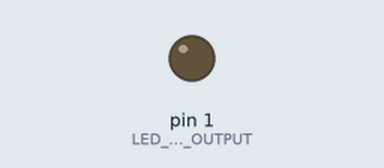
Bench run of a sketch on a simulated Arduino Uno, built with avr-gcc and run on an emulated ATmega328P. On the bench: output pins drawn as LEDs (lit = HIGH). Random numbers use the default seed unless the sketch sets one.

Above: at 0.1 s.
At 39.6 s:
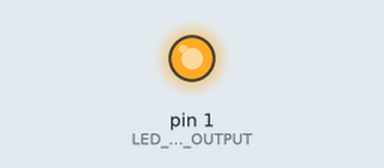
Timing chart, 0 to 40.0 s (numbered marks = the images above):
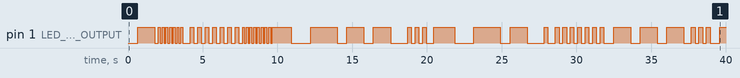

The sketch:

ArcadeLEDStrip.ino
```cpp
#include <Arduino.h>
#include <Metro.h>

#define LED_DRIVE_OUTPUT  1

typedef enum {
  slowFlashSingle = 0,
  slowFlashMultiple,
  slowFlashRandom,
  fastFlashSingle,
  fastFlashMultiple,
  fastFlashRandom,
  fadeOnFadeOff,
  fadeOnFastOff,
  fastOnFadeOff,
  determineNextPattern
} ledPattern_t;

typedef enum {
  fadeOn = 0,
  fadeOff,
  fastOn,
  fastOff,
  multipleFlash,
  holdDelay
} subLedPattern_t;

typedef enum {
  patternNotYetRunning = 0,
  patternRunning,
  patternDone
} patternHandlerState_t;

patternHandlerState_t flashHandler(byte flashCount, byte *outputState);
patternHandlerState_t fadeOnHandler(byte *outputState);
patternHandlerState_t fastOnHandler(byte *outputState);
patternHandlerState_t fadeOffHandler(byte *outputState);
patternHandlerState_t fastOffHandler(byte *outputState);

Metro slowTimer = Metro(250);
Metro fastTimer = Metro(125);
Metro fadeTimer = Metro(5);
Metro holdTimer = Metro(500);

patternHandlerState_t flashHandler(byte flashCount, byte *outputState) {
  static patternHandlerState_t patternHandlerState = patternNotYetRunning;
  static byte currentFlashCount = 0;
  static boolean intermediateCycle = false;

  if (patternNotYetRunning == patternHandlerState) {
    currentFlashCount = 0;
    intermediateCycle = false;
    patternHandlerState = patternRunning;
  }
  else if (patternRunning == patternHandlerState) {
    if ((currentFlashCount < flashCount) && (false == intermediateCycle)) {
      intermediateCycle = true;
      *outputState = 255;
    }
    else if ((currentFlashCount < flashCount) && (true == intermediateCycle)) {
      intermediateCycle = false;
      currentFlashCount++;
      *outputState = 0;
    }
  }

  if (currentFlashCount == flashCount) {
    patternHandlerState = patternDone;
  }

  if (patternDone == patternHandlerState) {
    patternHandlerState = patternNotYetRunning;
    return (patternDone);
  }

  return (patternHandlerState);
}

patternHandlerState_t fadeOnHandler(byte *outputState) {
  static patternHandlerState_t patternHandlerState = patternNotYetRunning;
  static byte currentOutputState = 0;

  if (patternNotYetRunning == patternHandlerState) {
    currentOutputState = 0;
    *outputState = 0;
    patternHandlerState = patternRunning;
  }
  else if (patternRunning == patternHandlerState) {
    if (255 == ++currentOutputState) {
      patternHandlerState = patternDone;
    }
    *outputState = currentOutputState;
  }

  if (patternDone == patternHandlerState) {
    patternHandlerState = patternNotYetRunning;
    return (patternDone);
  }

  return (patternHandlerState);
}

patternHandlerState_t fastOnHandler(byte *outputState) {
  static patternHandlerState_t patternHandlerState = patternNotYetRunning;

  if (patternNotYetRunning == patternHandlerState) {
    *outputState = 255;
    patternHandlerState = patternDone;
  }

  if (patternDone == patternHandlerState) {
    patternHandlerState = patternNotYetRunning;
    return (patternDone);
  }

  return (patternHandlerState);
}

patternHandlerState_t fadeOffHandler(byte *outputState) {
  static patternHandlerState_t patternHandlerState = patternNotYetRunning;
  static byte currentOutputState = 0;

  if (patternNotYetRunning == patternHandlerState) {
    currentOutputState = 255;
    *outputState = 255;
    patternHandlerState = patternRunning;
  }
  else if (patternRunning == patternHandlerState) {
    if (0 == --currentOutputState) {
      patternHandlerState = patternDone;
    }
    *outputState = currentOutputState;
  }

  if (patternDone == patternHandlerState) {
    patternHandlerState = patternNotYetRunning;
    return (patternDone);
  }

  return (patternHandlerState);
}

patternHandlerState_t fastOffHandler(byte *outputState) {
  static patternHandlerState_t patternHandlerState = patternNotYetRunning;

  if (patternNotYetRunning == patternHandlerState) {
    *outputState = 0;
    patternHandlerState = patternDone;
  }

  if (patternDone == patternHandlerState) {
    patternHandlerState = patternNotYetRunning;
    return (patternDone);
  }

  return (patternHandlerState);
}

void setup() {
  pinMode(LED_DRIVE_OUTPUT, OUTPUT);
}

void loop() {
  ledPattern_t ledPattern = determineNextPattern;
  subLedPattern_t subLedPattern = fadeOn;
  byte ledDriveValue = 0, previousLedDriveValue = 0, randomFlashCount;
  int i;

  randomFlashCount = random() % 16;

  while (1) {
    switch (ledPattern) {
      case (slowFlashSingle):
        if (slowTimer.check()) {
          if (patternDone == flashHandler(1, &ledDriveValue)) {
            ledPattern = determineNextPattern;
          }
        }
        break;

      case (slowFlashMultiple):
        if (slowTimer.check()) {
          if (patternDone == flashHandler(3, &ledDriveValue)) {
            ledPattern = determineNextPattern;
          }
        }
        break;

      case (slowFlashRandom):
        if (slowTimer.check()) {
          if (patternDone == flashHandler(randomFlashCount, &ledDriveValue)) {
            ledPattern = determineNextPattern;
          }
        }
        break;

      case (fastFlashSingle):
       if (fastTimer.check()) {
          if (patternDone == flashHandler(1, &ledDriveValue)) {
            ledPattern = determineNextPattern;
          }
        }
        break;

      case (fastFlashMultiple):
        if (fastTimer.check()) {
          if (patternDone == flashHandler(9, &ledDriveValue)) {
            ledPattern = determineNextPattern;
          }
        }
        break;

      case (fastFlashRandom):
        if (fastTimer.check()) {
          if (patternDone == flashHandler(randomFlashCount, &ledDriveValue)) {
            ledPattern = determineNextPattern;
          }
        }
        break;

      case (fadeOnFadeOff):
        if (fadeTimer.check()) {
          switch (subLedPattern) {
            case (fadeOn):
              if (patternDone == fadeOnHandler(&ledDriveValue)) {
                holdTimer.reset();
                subLedPattern = holdDelay;
              }
              break;
            case (holdDelay):
              if (holdTimer.check()) {
                subLedPattern = fadeOff;
              }
              break;
            case (fadeOff):
              if (patternDone == fadeOffHandler(&ledDriveValue)) {
                ledPattern = determineNextPattern;
                subLedPattern = fadeOn;
              }
              break;
          }
        }
        break;

      case (fadeOnFastOff):
        if (fadeTimer.check()) {
          switch (subLedPattern) {
            case (fadeOn):
              if (patternDone == fadeOnHandler(&ledDriveValue)) {
                holdTimer.reset();
                subLedPattern = holdDelay;
              }
              break;
            case (holdDelay):
              if (holdTimer.check()) {
                subLedPattern = fadeOff;
              }
              break;
            case (fadeOff):
              if (patternDone == fastOffHandler(&ledDriveValue)) {
                ledPattern = determineNextPattern;
                subLedPattern = fadeOn;
              }
              break;
          }
        }
        break;

      case (fastOnFadeOff):
        if (fadeTimer.check()) {
          switch (subLedPattern) {
            case (fadeOn):
              if (patternDone == fastOnHandler(&ledDriveValue)) {
                holdTimer.reset();
                subLedPattern = holdDelay;
              }
              break;
            case (holdDelay):
              if (holdTimer.check()) {
                subLedPattern = fadeOff;
              }
              break;
            case (fadeOff):
              if (patternDone == fadeOffHandler(&ledDriveValue)) {
                ledPattern = determineNextPattern;
                subLedPattern = fadeOn;
              }
              break;
          }
        }
        break;

      case (determineNextPattern):
        slowTimer.reset();
        fastTimer.reset();
        fadeTimer.reset();
        i = random() % 9;
        ledPattern = (ledPattern_t)i;
        break;
    }

    if (previousLedDriveValue != ledDriveValue) {
      previousLedDriveValue = ledDriveValue;
      analogWrite(LED_DRIVE_OUTPUT, ledDriveValue);
    }
  }
}
```

Measured:
- by itself, pin 1 (LED_DRIVE_OUTPUT): LOW → HIGH at 0.65 s, → LOW 1.1 s later, → HIGH 0.25 s later, → LOW 0.12 s later, … (95 changes in this stretch)
